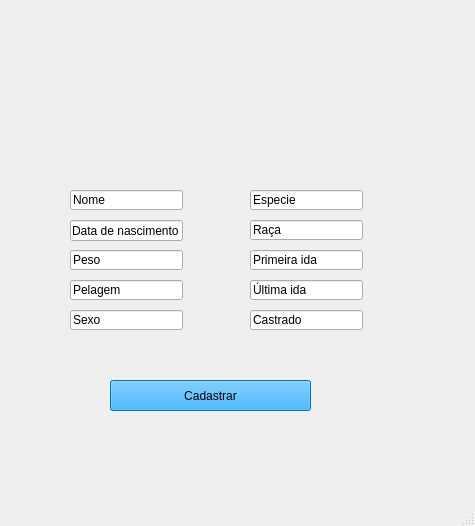
<?xml version="1.0" encoding="UTF-8"?>
<ui version="4.0">
 <class>MainWindow</class>
 <widget class="QMainWindow" name="MainWindow">
  <property name="geometry">
   <rect>
    <x>0</x>
    <y>0</y>
    <width>475</width>
    <height>526</height>
   </rect>
  </property>
  <property name="windowTitle">
   <string>MainWindow</string>
  </property>
  <widget class="QWidget" name="centralwidget">
   <widget class="QLabel" name="label">
    <property name="geometry">
     <rect>
      <x>-4</x>
      <y>-48</y>
      <width>481</width>
      <height>591</height>
     </rect>
    </property>
    <property name="text">
     <string/>
    </property>
    <property name="pixmap">
     <pixmap>../../../../../../../../Downloads/Seja bem-vindo (2).png</pixmap>
    </property>
   </widget>
   <widget class="QLineEdit" name="txt_nome">
    <property name="geometry">
     <rect>
      <x>70</x>
      <y>190</y>
      <width>113</width>
      <height>20</height>
     </rect>
    </property>
    <property name="text">
     <string>Nome</string>
    </property>
   </widget>
   <widget class="QLineEdit" name="txt_data">
    <property name="geometry">
     <rect>
      <x>70</x>
      <y>220</y>
      <width>113</width>
      <height>21</height>
     </rect>
    </property>
    <property name="text">
     <string>Data de nascimento</string>
    </property>
   </widget>
   <widget class="QLineEdit" name="txt_peso">
    <property name="geometry">
     <rect>
      <x>70</x>
      <y>250</y>
      <width>113</width>
      <height>20</height>
     </rect>
    </property>
    <property name="text">
     <string>Peso</string>
    </property>
   </widget>
   <widget class="QLineEdit" name="txt_pelagem">
    <property name="geometry">
     <rect>
      <x>70</x>
      <y>280</y>
      <width>113</width>
      <height>20</height>
     </rect>
    </property>
    <property name="text">
     <string>Pelagem</string>
    </property>
   </widget>
   <widget class="QLineEdit" name="txt_sexo">
    <property name="geometry">
     <rect>
      <x>70</x>
      <y>310</y>
      <width>113</width>
      <height>20</height>
     </rect>
    </property>
    <property name="text">
     <string>Sexo</string>
    </property>
   </widget>
   <widget class="QLineEdit" name="txt_especie">
    <property name="geometry">
     <rect>
      <x>250</x>
      <y>190</y>
      <width>113</width>
      <height>20</height>
     </rect>
    </property>
    <property name="text">
     <string>Especie</string>
    </property>
   </widget>
   <widget class="QLineEdit" name="txt_primeiraIda">
    <property name="geometry">
     <rect>
      <x>250</x>
      <y>250</y>
      <width>113</width>
      <height>20</height>
     </rect>
    </property>
    <property name="text">
     <string>Primeira ida</string>
    </property>
   </widget>
   <widget class="QLineEdit" name="txt_ultimaIda">
    <property name="geometry">
     <rect>
      <x>250</x>
      <y>280</y>
      <width>113</width>
      <height>20</height>
     </rect>
    </property>
    <property name="text">
     <string>Última ida</string>
    </property>
   </widget>
   <widget class="QLineEdit" name="txt_castrado">
    <property name="geometry">
     <rect>
      <x>250</x>
      <y>310</y>
      <width>113</width>
      <height>20</height>
     </rect>
    </property>
    <property name="text">
     <string>Castrado</string>
    </property>
   </widget>
   <widget class="QLineEdit" name="txt_raca">
    <property name="geometry">
     <rect>
      <x>250</x>
      <y>220</y>
      <width>113</width>
      <height>20</height>
     </rect>
    </property>
    <property name="text">
     <string>Raça</string>
    </property>
   </widget>
   <widget class="QPushButton" name="btn_cadastrar2_2">
    <property name="geometry">
     <rect>
      <x>110</x>
      <y>380</y>
      <width>201</width>
      <height>31</height>
     </rect>
    </property>
    <property name="styleSheet">
     <string notr="true">background-color: rgb(2, 158, 255);</string>
    </property>
    <property name="text">
     <string>Cadastrar</string>
    </property>
   </widget>
   <widget class="QLabel" name="label_3">
    <property name="geometry">
     <rect>
      <x>40</x>
      <y>190</y>
      <width>21</width>
      <height>20</height>
     </rect>
    </property>
    <property name="text">
     <string/>
    </property>
    <property name="pixmap">
     <pixmap>../../../../../../../../Downloads/do-utilizador.png</pixmap>
    </property>
    <property name="scaledContents">
     <bool>true</bool>
    </property>
   </widget>
   <widget class="QLabel" name="label_2">
    <property name="geometry">
     <rect>
      <x>41</x>
      <y>220</y>
      <width>20</width>
      <height>20</height>
     </rect>
    </property>
    <property name="text">
     <string/>
    </property>
    <property name="pixmap">
     <pixmap>../../../../../../../../Downloads/2370264.png</pixmap>
    </property>
    <property name="scaledContents">
     <bool>true</bool>
    </property>
   </widget>
   <widget class="QLabel" name="label_4">
    <property name="geometry">
     <rect>
      <x>40</x>
      <y>250</y>
      <width>21</width>
      <height>16</height>
     </rect>
    </property>
    <property name="text">
     <string/>
    </property>
    <property name="pixmap">
     <pixmap>../../../../../../../../Downloads/847345.png</pixmap>
    </property>
    <property name="scaledContents">
     <bool>true</bool>
    </property>
   </widget>
   <widget class="QLabel" name="label_5">
    <property name="geometry">
     <rect>
      <x>226</x>
      <y>220</y>
      <width>20</width>
      <height>20</height>
     </rect>
    </property>
    <property name="text">
     <string/>
    </property>
    <property name="pixmap">
     <pixmap>../../../../../../../../Downloads/86259.png</pixmap>
    </property>
    <property name="scaledContents">
     <bool>true</bool>
    </property>
   </widget>
   <widget class="QLabel" name="label_6">
    <property name="geometry">
     <rect>
      <x>40</x>
      <y>310</y>
      <width>31</width>
      <height>16</height>
     </rect>
    </property>
    <property name="text">
     <string/>
    </property>
    <property name="pixmap">
     <pixmap>../../../../../../../../Downloads/84109.png</pixmap>
    </property>
    <property name="scaledContents">
     <bool>true</bool>
    </property>
   </widget>
   <widget class="QLabel" name="label_7">
    <property name="geometry">
     <rect>
      <x>226</x>
      <y>190</y>
      <width>21</width>
      <height>20</height>
     </rect>
    </property>
    <property name="text">
     <string/>
    </property>
    <property name="pixmap">
     <pixmap>../../../../../../../../Downloads/3dc08a5fd507c7cd664b60487907f0c1.png</pixmap>
    </property>
    <property name="scaledContents">
     <bool>true</bool>
    </property>
   </widget>
   <widget class="QLabel" name="label_8">
    <property name="geometry">
     <rect>
      <x>222</x>
      <y>250</y>
      <width>20</width>
      <height>20</height>
     </rect>
    </property>
    <property name="text">
     <string/>
    </property>
    <property name="pixmap">
     <pixmap>../../../../../../../../Downloads/seta virada.png</pixmap>
    </property>
    <property name="scaledContents">
     <bool>true</bool>
    </property>
   </widget>
   <widget class="QLabel" name="label_9">
    <property name="geometry">
     <rect>
      <x>218</x>
      <y>280</y>
      <width>20</width>
      <height>20</height>
     </rect>
    </property>
    <property name="text">
     <string/>
    </property>
    <property name="pixmap">
     <pixmap>../../../../../../../../Downloads/MicrosoftTeams-image (13).png</pixmap>
    </property>
    <property name="scaledContents">
     <bool>true</bool>
    </property>
   </widget>
   <widget class="QLabel" name="label_10">
    <property name="geometry">
     <rect>
      <x>220</x>
      <y>310</y>
      <width>20</width>
      <height>16</height>
     </rect>
    </property>
    <property name="text">
     <string/>
    </property>
    <property name="pixmap">
     <pixmap>../../../../../../../../Downloads/MicrosoftTeams-image (14).png</pixmap>
    </property>
    <property name="scaledContents">
     <bool>true</bool>
    </property>
   </widget>
   <widget class="QLabel" name="label_11">
    <property name="geometry">
     <rect>
      <x>40</x>
      <y>279</y>
      <width>21</width>
      <height>21</height>
     </rect>
    </property>
    <property name="text">
     <string/>
    </property>
    <property name="pixmap">
     <pixmap>../../../../../../../../Downloads/MicrosoftTeams-image (15).png</pixmap>
    </property>
    <property name="scaledContents">
     <bool>true</bool>
    </property>
   </widget>
  </widget>
  <widget class="QMenuBar" name="menubar">
   <property name="geometry">
    <rect>
     <x>0</x>
     <y>0</y>
     <width>475</width>
     <height>21</height>
    </rect>
   </property>
  </widget>
  <widget class="QStatusBar" name="statusbar"/>
 </widget>
 <resources/>
 <connections/>
</ui>
